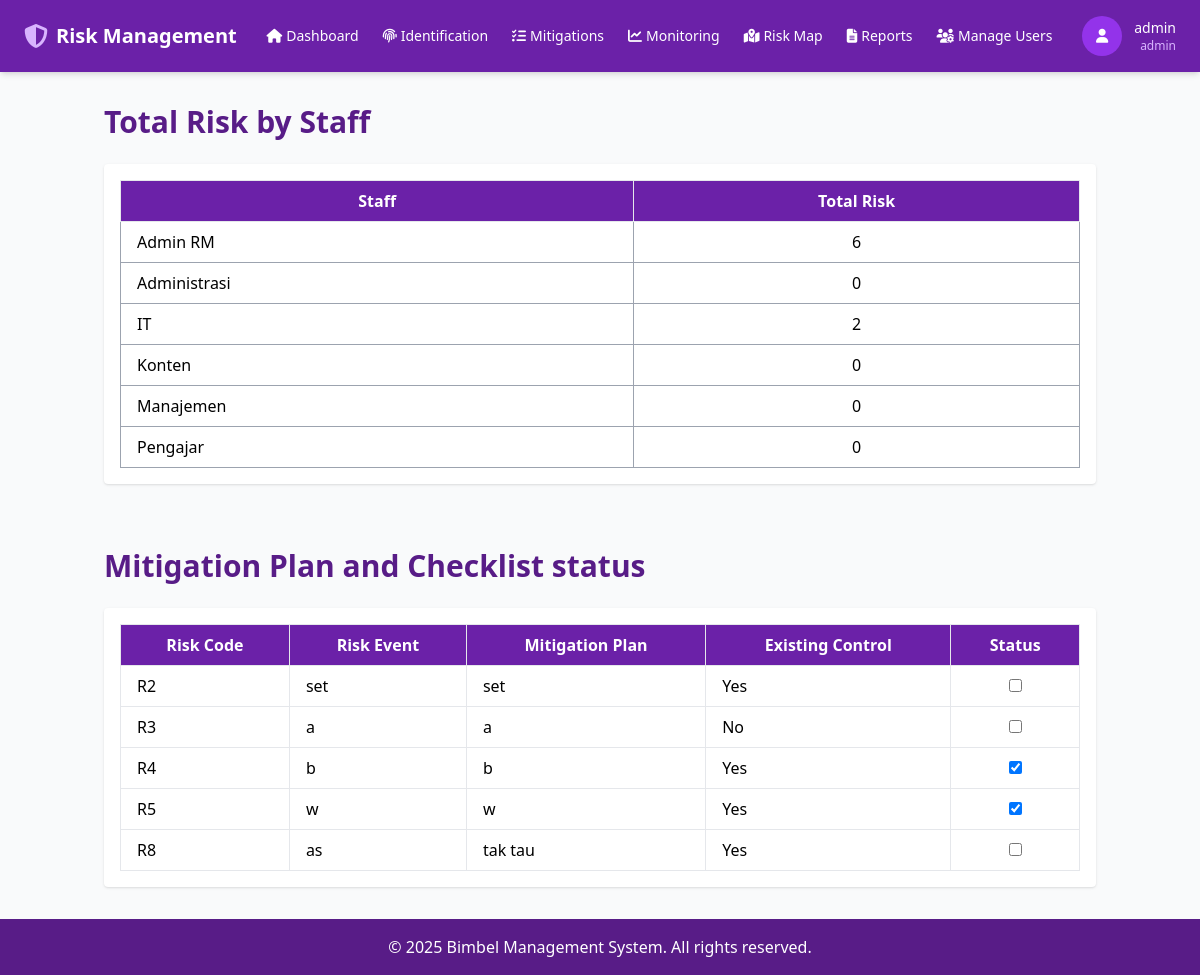
The page /pages/reports.php (signed in) on the database its author committed.
### tables this page shows
CREATE TABLE `mitigations` (
  `id` int(11) NOT NULL,
  `risk_code` varchar(10) DEFAULT NULL,
  `inherent_likehood` tinyint(4) DEFAULT NULL,
  `inherent_impact` tinyint(4) DEFAULT NULL,
  `inherent_risk_level` int(11) DEFAULT NULL,
  `existing_control` enum('Yes','No') DEFAULT NULL,
  `control_quality` enum('Sufficient','Not Sufficient') DEFAULT NULL,
  `execution_status` enum('On Progress','Pending','Completed') DEFAULT NULL,
  `residual_likehood` tinyint(4) DEFAULT NULL,
  `residual_impact` tinyint(4) DEFAULT NULL,
  `residual_risk_level` int(11) DEFAULT NULL,
  `risk_treatment` enum('Accept','Share','Reduce','avoid') DEFAULT NULL,
  `mitigation_plan` text DEFAULT NULL,
  `after_mitigation_likehood` tinyint(4) DEFAULT NULL,
  `after_mitigation_impact` tinyint(4) DEFAULT NULL,
  `after_mitigation_risk_level` int(11) DEFAULT NULL,
  `staff_id` int(11) DEFAULT NULL,
  `is_completed` tinyint(1) NOT NULL DEFAULT 0
);

CREATE TABLE `risks` (
  `id` int(11) NOT NULL,
  `risk_code` varchar(20) NOT NULL,
  `objective` text DEFAULT NULL,
  `process_business` enum('Akademik','Finansial','Kepegawaian') DEFAULT NULL,
  `risk_event` text DEFAULT NULL,
  `risk_category` enum('Strategic','Financial','Operational') DEFAULT NULL,
  `risk_cause` text DEFAULT NULL,
  `risk_source` enum('Internal','External') DEFAULT NULL,
  `qualitative` text DEFAULT NULL,
  `quantitative` varchar(50) DEFAULT NULL,
  `risk_owner` text DEFAULT NULL,
  `department` text DEFAULT NULL,
  `staff_id` int(11) DEFAULT NULL,
  `created_by` int(11) DEFAULT NULL
);

### includes/init.php (called while the page is built, shortened)
<?php
$role = $_SESSION['role'];

### classes/ReportManager.php (called while the page is built, shortened)
<?php
class ReportManager {
    private $conn;
    public function __construct($conn) {
        $this->conn = $conn;
    }
    public function getRisksPerStaff() {
        $query = $this->conn->query("
            SELECT
                COALESCE(staffs.nama_lengkap, staffs.staff_name) AS nama_staff,
                COUNT(risks.id) AS total_risks
            FROM staffs
            LEFT JOIN risks ON staffs.id = risks.staff_id
            GROUP BY nama_staff
        ");
        return $query->fetchAll(PDO::FETCH_ASSOC);
    }
    public function getMitigations() {
        $query = $this->conn->query("
            SELECT
                risks.risk_code, risks.risk_event,
                mitigations.mitigation_plan, mitigations.existing_control, mitigations.is_completed
            FROM mitigations
            JOIN risks ON mitigations.risk_code = risks.risk_code
        ");
        return $query->fetchAll(PDO::FETCH_ASSOC);
    }
}
?>

### pages/reports.php (the view, shortened to what this page needs)
<?php
require_once '../includes/init.php';
require_once '../classes/ReportManager.php';
$username = $_SESSION['username'];
$reportManager = new ReportManager($conn);
$staffs = $reportManager->getRisksPerStaff();
$mitigations = $reportManager->getMitigations();
?>
<!DOCTYPE html>
<html lang="id">
<head>
    <script src="https://cdn.tailwindcss.com"></script>
    <link rel="stylesheet" href="https://cdnjs.cloudflare.com/ajax/libs/font-awesome/6.4.0/css/all.min.css" />
</head>
<body class="bg-gray-50 flex flex-col min-h-screen">
   <nav class="bg-purple-800 text-white shadow-md w-full">
        <div class="px-6 py-4 flex flex-col md:flex-row items-center justify-between w-full">
            <div class="flex items-center space-x-2">
                <i class="fas fa-shield-alt text-2xl text-purple-300"></i>
                <span class="text-xl font-bold">Risk Management</span>
            </div>
            <div class="flex-1 flex justify-center mt-4 md:mt-0">
                <div class="flex flex-wrap justify-center space-x-6 text-sm font-medium">
                    <a href="dashboard.php" class="hover:text-purple-300 flex items-center space-x-1"><i class="fas fa-home"></i><span>Dashboard</span></a>
                    <a href="identification.php" class="hover:text-purple-300 flex items-center space-x-1"><i class="fas fa-fingerprint"></i><span>Identification</span></a>
                    <a href="mitigation.php" class="hover:text-purple-300 flex items-center space-x-1"><i class="fas fa-tasks"></i><span>Mitigations</span></a>
                    <a href="monitoring.php" class="hover:text-purple-300 flex items-center space-x-1"><i class="fas fa-chart-line"></i><span>Monitoring</span></a>
                    <a href="riskmap.php" class="hover:text-purple-300 flex items-center space-x-1"><i class="fas fa-map-marked-alt"></i><span>Risk Map</span></a>
                    <a href="reports.php" class="hover:text-purple-300 flex items-center space-x-1"><i class="fas fa-file-alt"></i><span>Reports</span></a>
                    <a href="manage_users.php" class="hover:text-purple-300 flex items-center space-x-1"><i class="fas fa-users-cog"></i><span>Manage Users</span></a>
                </div>
            </div>
            <div class="relative" id="profileDropdownWrapper">
                <button onclick="toggleProfileDropdown()" class="flex items-center space-x-3 text-sm focus:outline-none">
                    <div class="w-10 h-10 rounded-full bg-purple-600 flex items-center justify-center">
                        <i class="fas fa-user text-white"></i>
                    </div>
                    <div class="text-right hidden md:block">
                        <div class="font-medium"><?= htmlspecialchars($username) ?></div>
                        <div class="text-xs text-purple-300"><?= htmlspecialchars($role) ?></div>
                    </div>
                </button>
            </div>
        </div>
    </nav>
    <main class="flex-grow container mx-auto px-4 py-8">
        <h1 class="text-3xl font-bold mb-6 text-purple-900">Total Risk by Staff</h1>
        <div class="overflow-x-auto bg-white rounded shadow p-4">
            <table class="min-w-full border border-gray-200">
                <thead class="bg-purple-800 text-white">
                    <tr>
                        <th class="px-4 py-2 border">Staff</th>
                        <th class="px-4 py-2 border">Total Risk</th>
                    </tr>
                </thead>
                <tbody>
                    <?php foreach ($staffs as $staff): ?>
                        <tr>
                            <td class="border border-gray-400 px-4 py-2"><?= htmlspecialchars($staff['nama_staff']); ?></td>
                            <td class="border border-gray-400 px-4 py-2 text-center">
                                <?= htmlspecialchars($staff['total_risks']); ?>
                            </td>
                        </tr>
                    <?php endforeach; ?>
                </tbody>
            </table>
        </div>
    </main>
    <main class="flex-grow container mx-auto px-4 py-8">
        <h1 class="text-3xl font-bold mb-6 text-purple-900">Mitigation Plan and Checklist status</h1>
        <div class="overflow-x-auto bg-white rounded shadow p-4">
            <table class="min-w-full border border-gray-200">
                <thead class="bg-purple-800 text-white">
                    <tr>
                        <th class="px-4 py-2 border">Risk Code</th>
                        <th class="px-4 py-2 border">Risk Event</th>
                        <th class="px-4 py-2 border">Mitigation Plan</th>
                        <th class="px-4 py-2 border">Existing Control</th>
                        <th class="px-4 py-2 border text-center">Status</th>
                    </tr>
                </thead>
                <tbody>
                    <?php foreach ($mitigations as $mitigation): ?>
                        <tr class="hover:bg-purple-100">
                            <td class="px-4 py-2 border"><?= htmlspecialchars($mitigation['risk_code']) ?></td>
                            <td class="px-4 py-2 border"><?= htmlspecialchars($mitigation['risk_event']) ?></td>
                            <td class="px-4 py-2 border"><?= htmlspecialchars($mitigation['mitigation_plan']) ?></td>
                            <td class="px-4 py-2 border"><?= htmlspecialchars($mitigation['existing_control']) ?></td>
                            <td class="px-4 py-2 border text-center">
                                <form method="POST" action="reports.php">
                                    <input type="checkbox" name="is_completed" onchange="this.form.submit()"
                                        <?= $mitigation['is_completed'] ? 'checked' : '' ?>>
                                </form>
                            </td>
                        </tr>
                    <?php endforeach; ?>
                </tbody>
            </table>
        </div>
    </main>
<?php require_once '../includes/footer.php'; ?>
</body>
</html>

### rows shown on the page
mitigations: risks.risk_code "R2", risks.risk_event "set", mitigation_plan "set", existing_control "Yes"
mitigations: risks.risk_code "R3", risks.risk_event "a", mitigation_plan "a", existing_control "No"
mitigations: risks.risk_code "R4", risks.risk_event "b", mitigation_plan "b", existing_control "Yes", is_completed "☑"
mitigations: risks.risk_code "R5", risks.risk_event "w", mitigation_plan "w", existing_control "Yes", is_completed "☑"
mitigations: risks.risk_code "R8", risks.risk_event "as", mitigation_plan "tak tau", existing_control "Yes"

### other values the page prints
$username "admin"
$role "admin"
$staff['nama_staff'] "Admin RM"
$staff['total_risks'] "6"
$staff['nama_staff'] "Administrasi"
$staff['total_risks'] "0"
$staff['nama_staff'] "IT"
$staff['total_risks'] "2"
$staff['nama_staff'] "Konten"
$staff['nama_staff'] "Manajemen"
$staff['nama_staff'] "Pengajar"
